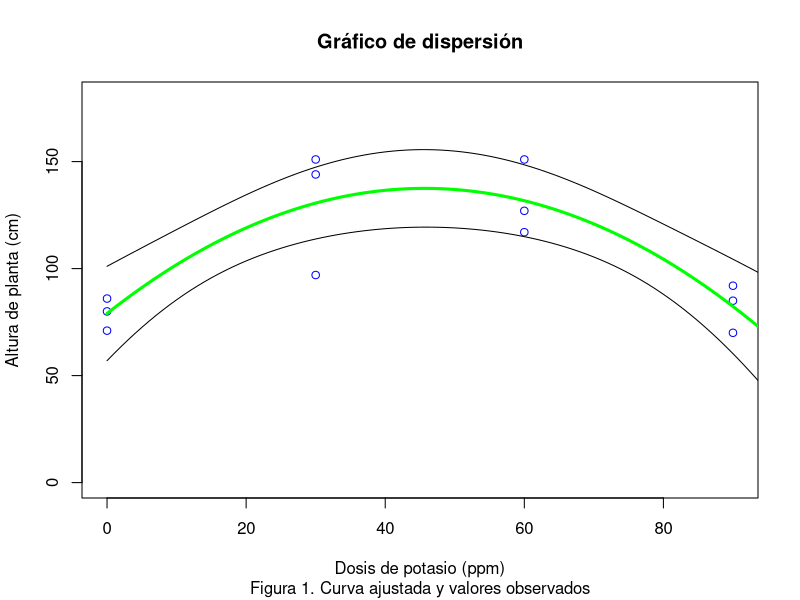
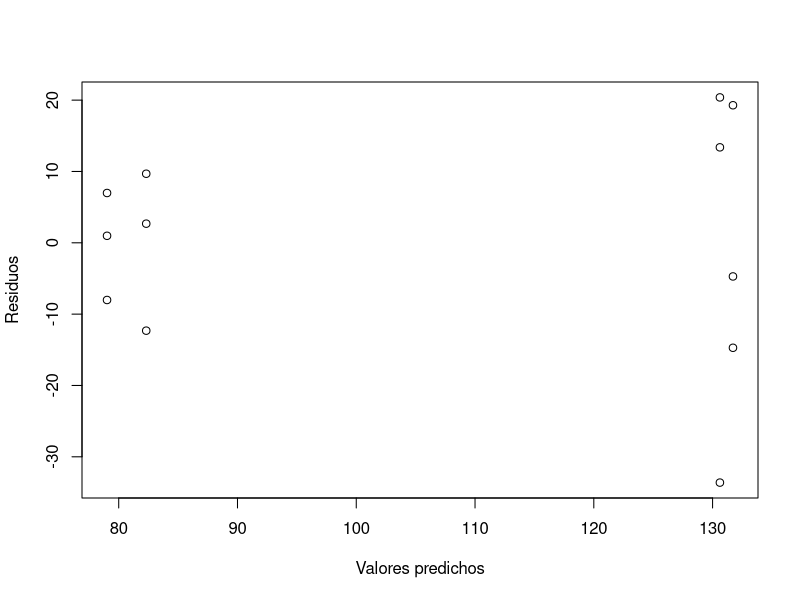

Here is the R script that generated these plots, in order:
# Dr. Byron González
# http://byrong.cc

if(!require(car)){install.packages("car")}
if(!require(readxl)){install.packages("readxl")}


euc<-read_excel("data/polinomioseu.xlsx")
attach(euc)
head(euc)
str(euc)
dk<-as.factor(dosisk)
# Andeva
mod1<-lm(altura~dk)
anova(mod1)

# Evaluación de polinomios hasta el grado 3 porque son t-1 dosis
mod2<-lm(altura ~ dosisk + I(dosisk^2) + I(dosisk^3))
anova(mod2)

# Coeficientes del modelo completo
summary(mod2)

# Construcción del modelo de grado 2
mod3<-lm(altura ~ dosisk + I(dosisk^2))
anova(mod3)
summary(mod3)

# El modelo cuadrático ajustado es:
# altura = 79.016667 + 2.562667 (dosisk) - 0.028056 (dosisk^2)

# Cuando el término lineal del modelo no es satisfactorio
# se requiere eliminarlo. Solo es un ejemplo
# porque en este caso no es necesario removerlo
mod4<-lm(altura~-1+dosisk + I(dosisk^2), data=euc)
anova(mod4)

# Gráfico de dispersión
plot(dosisk,altura,col="blue", xlab="Dosis de potasio (ppm)",ylab="Altura de planta (cm)", ylim = c(0, 180), main="Gráfico de dispersión")
d<-seq(0,100,1)
predicted.intervals <- predict(mod3,data.frame(dosisk=d),interval="confidence",level=0.95)         
lines(d,predicted.intervals[,1],col='green',lwd=3)
lines(d,predicted.intervals[,2],col='black',lwd=1)
lines(d,predicted.intervals[,3],col='black',lwd=1)
title(sub="Figura 1. Curva ajustada y valores observados")

# Revisión del ajuste del modelo
plot(fitted(mod3),residuals(mod3), xlab="Valores predichos",ylab=
                              "Residuos")

# Revisión del VIF para el modelo polinomial de grado 2
vif_3 <- vif(mod3); vif_3

# Revisión de AIC para los modelos de grado 3 y grado 2
AIC(mod2,mod3)
